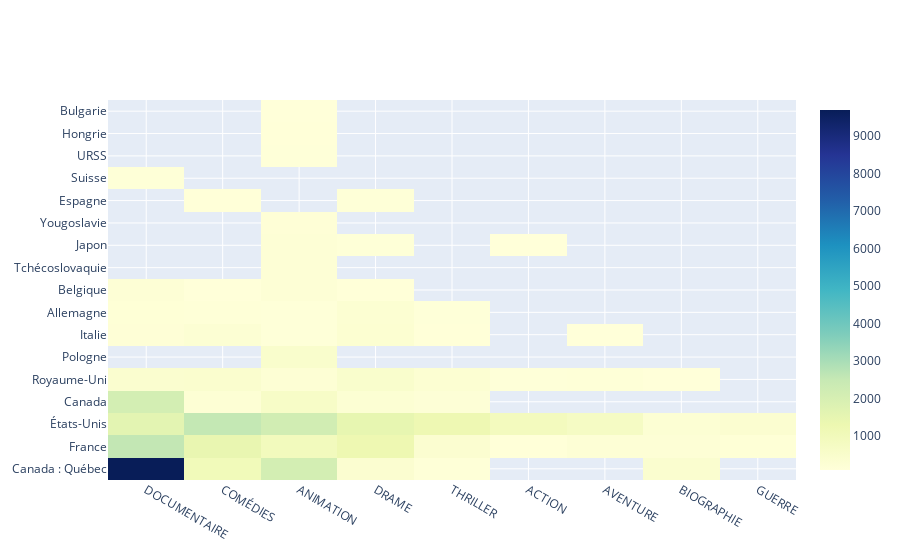

The code cell stored with this chart in its notebook:
### Code cell
heat = film_genres.groupby(['pays','genreLabel']).agg({'filmoId':['count']})
heat.columns = ['count']
heat = heat.reset_index()
heat.head(50)
genres_list = ['ACTION','DOCUMENTAIRE', 'THRILLER','DRAME','GUERRE','ANIMATION','AVENTURE','BIOGRAPHIE','COMÉDIES','CATASTROPHE']
heat = heat.sort_values(by='count',ascending=False)
heat = heat.query("genreLabel in @genres_list")
heat.head(40)
heat = heat.query("count > 100")
pays_list = ['Canada : Québec','France','États-Unis','Royaume-Uni','Pologne','Italie','Belgique','Tchécoslovaquie','Japon','Yougoslavie']
#heat = heat.query("pays in @pays_list")


fig = go.Figure(data=go.Heatmap(
         z=heat['count'],
         x=heat['genreLabel'],
         y=heat['pays'],
         colorscale='YlGnBu'))
fig.show()

### Figure 1 — Plotly figure (JSON) as saved in the notebook; plotly's stock layout.template omitted (floating-point values rounded to 4 significant figures)
{"data": [{"colorscale": [[0, "rgb(255,255,217)"], [0.125, "rgb(237,248,177)"], [0.25, "rgb(199,233,180)"], [0.375, "rgb(127,205,187)"], [0.5, "rgb(65,182,196)"], [0.625, "rgb(29,145,192)"], [0.75, "rgb(34,94,168)"], [0.875, "rgb(37,52,148)"], [1, "rgb(8,29,88)"]], "type": "heatmap", "x": ["DOCUMENTAIRE", "DOCUMENTAIRE", "COMÉDIES", "ANIMATION", "ANIMATION", "DOCUMENTAIRE", "DOCUMENTAIRE", "DRAME", "COMÉDIES", "DRAME", "THRILLER", "COMÉDIES", "ANIMATION", "ACTION", "AVENTURE", "ANIMATION", "DRAME", "ANIMATION", "COMÉDIES", "DOCUMENTAIRE", "BIOGRAPHIE", "THRILLER", "GUERRE", "DRAME", "DRAME", "THRILLER", "DRAME", "COMÉDIES", "BIOGRAPHIE", "DRAME", "COMÉDIES", "ANIMATION", "ANIMATION", "BIOGRAPHIE", "ANIMATION", "ANIMATION", "AVENTURE", "DOCUMENTAIRE", "THRILLER", "ANIMATION", "DOCUMENTAIRE", "GUERRE", "DOCUMENTAIRE", "THRILLER", "AVENTURE", "DRAME", "COMÉDIES", "DRAME", "DOCUMENTAIRE", "ACTION", "ANIMATION", "THRILLER", "ANIMATION", "ANIMATION", "ACTION", "ANIMATION", "THRILLER", "DRAME", "COMÉDIES", "BIOGRAPHIE", "COMÉDIES", "ACTION", "AVENTURE", "ANIMATION"], "y": ["Canada : Québec", "France", "États-Unis", "États-Unis", "Canada : Québec", "Canada", "États-Unis", "États-Unis", "France", "France", "États-Unis", "Canada : Québec", "France", "États-Unis", "États-Unis", "Canada", "Royaume-Uni", "Pologne", "Royaume-Uni", "Royaume-Uni", "Canada : Québec", "France", "États-Unis", "Canada : Québec", "Italie", "Royaume-Uni", "Allemagne", "Italie", "États-Unis", "Canada", "Canada", "Royaume-Uni", "Belgique", "France", "Tchécoslovaquie", "Japon", "France", "Belgique", "Canada", "Yougoslavie", "Italie", "France", "Allemagne", "Canada : Québec", "Royaume-Uni", "Espagne", "Allemagne", "Japon", "Suisse", "Royaume-Uni", "Allemagne", "Allemagne", "Italie", "URSS", "France", "Hongrie", "Italie", "Belgique", "Espagne", "Royaume-Uni", "Belgique", "Japon", "Italie", "Bulgarie"], "z": [9692, 2566, 2551, 2197, 2113, 2109, 1616, 1484, 1440, 1256, 1236, 1042, 947, 920, 740, 647, 498, 477, 438, 407, 401, 381, 362, 361, 330, 302, 296, 284, 274, 268, 258, 257, 233, 230, 227, 221, 217, 211, 201, 195, 190, 182, 177, 166, 166, 163, 162, 158, 150, 145, 139, 136, 136, 136, 129, 126, 124, 124, 118, 113, 109, 109, 102, 101]}], "layout": {"autosize": true, "xaxis": {"autorange": true, "range": [-0.5, 8.5], "type": "category"}, "yaxis": {"autorange": true, "range": [-0.5, 16.5], "type": "category"}}}
